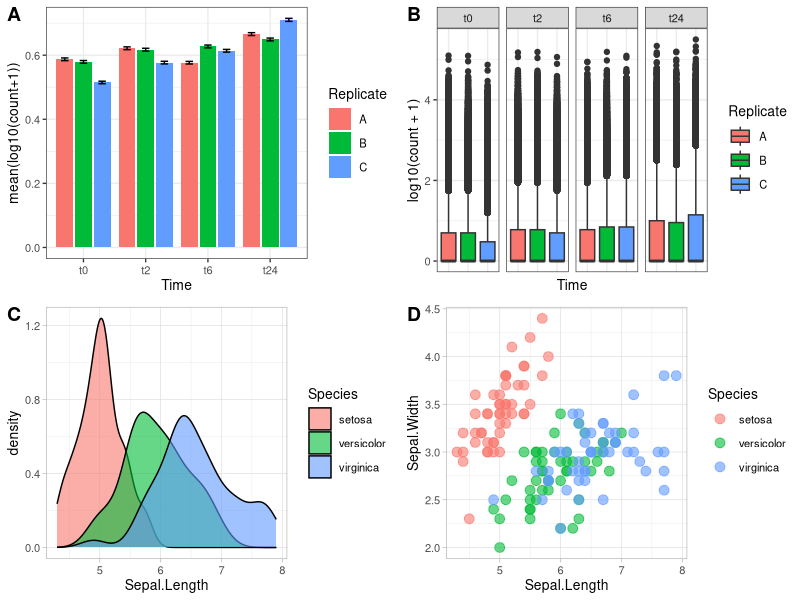
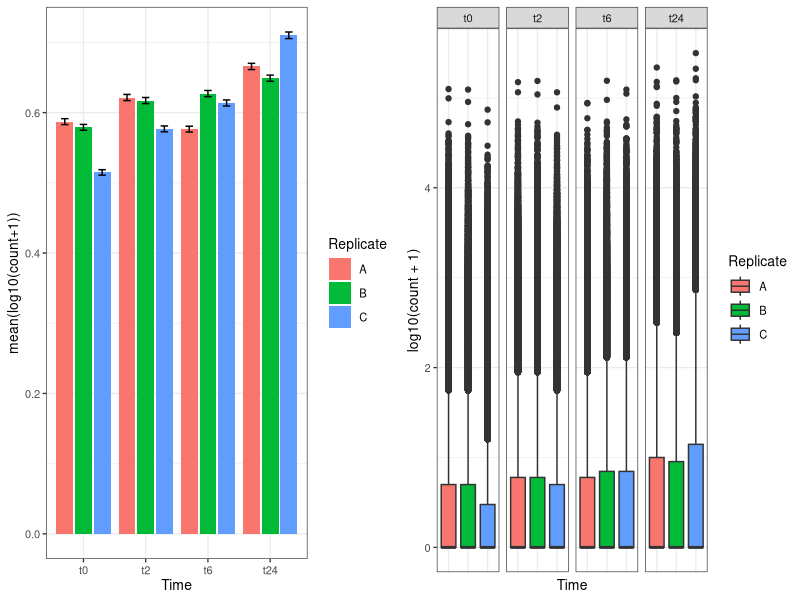
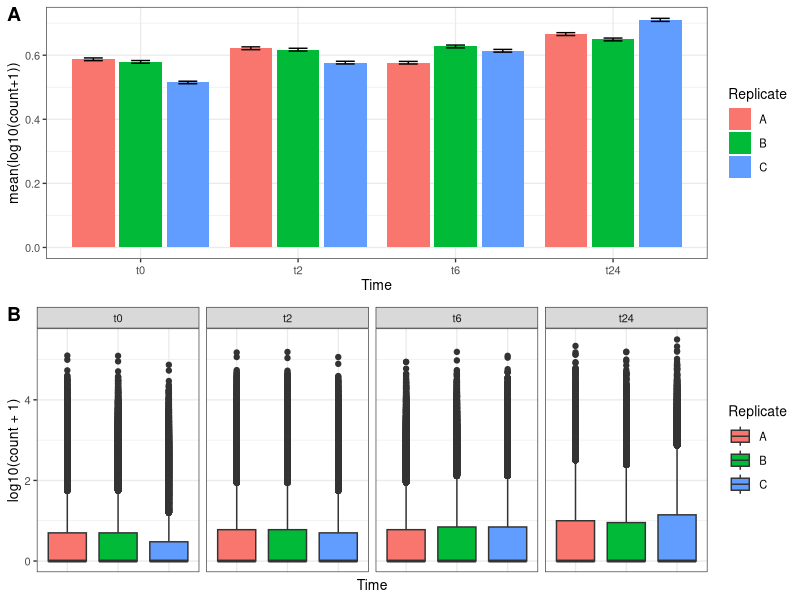
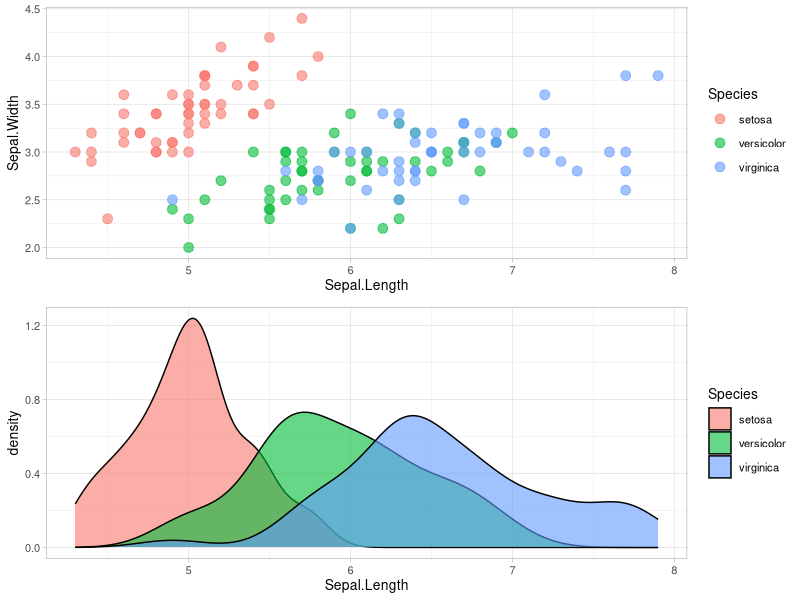
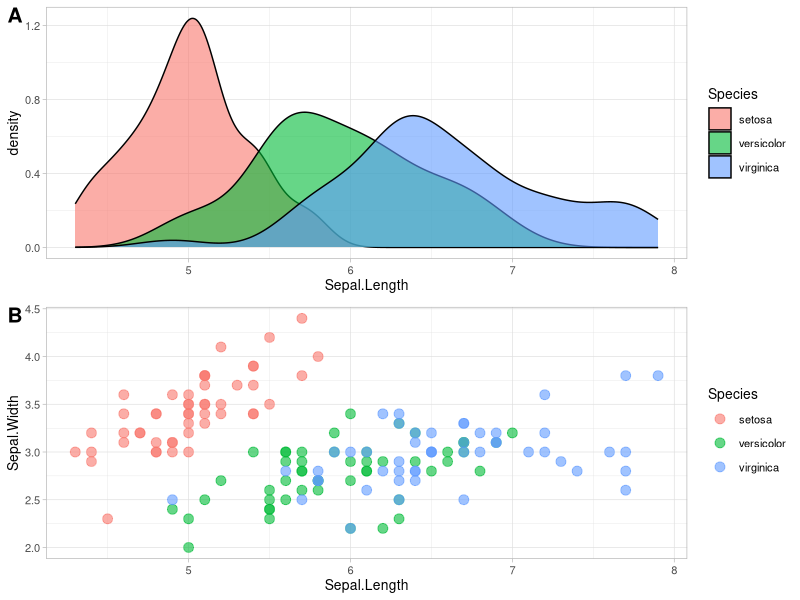
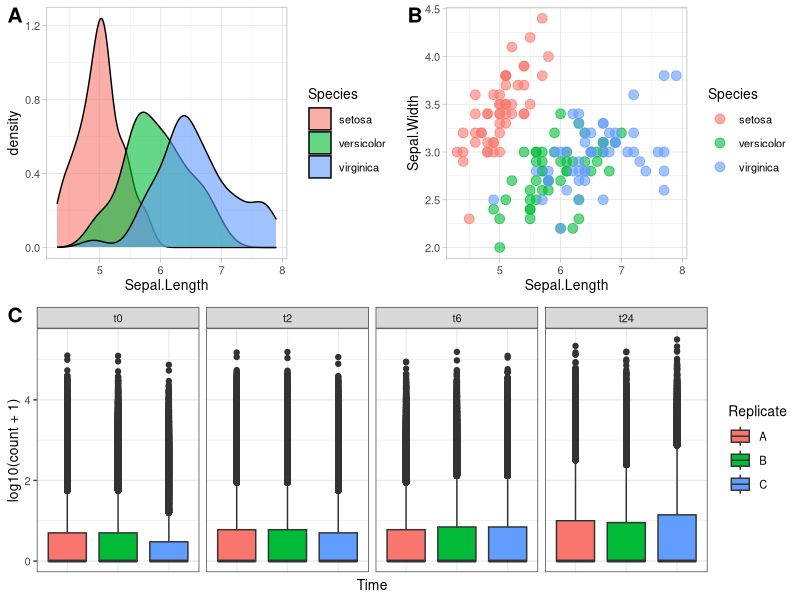
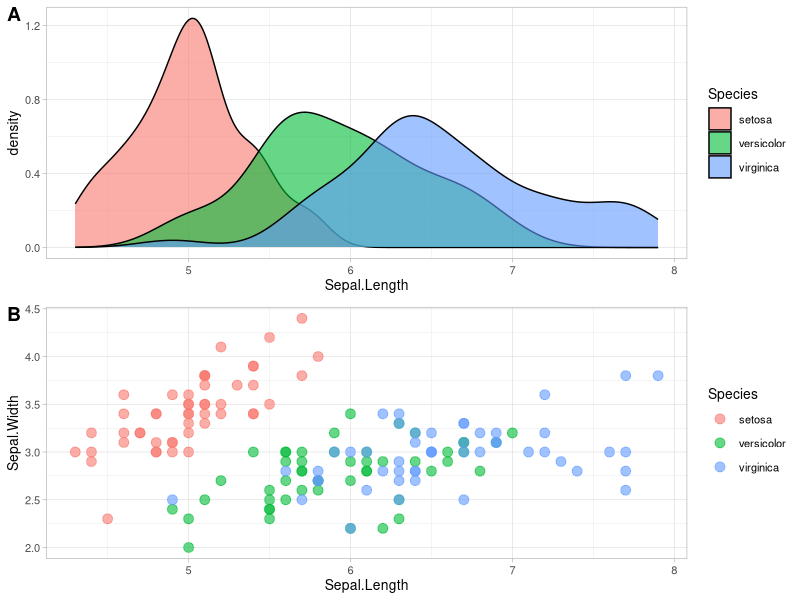
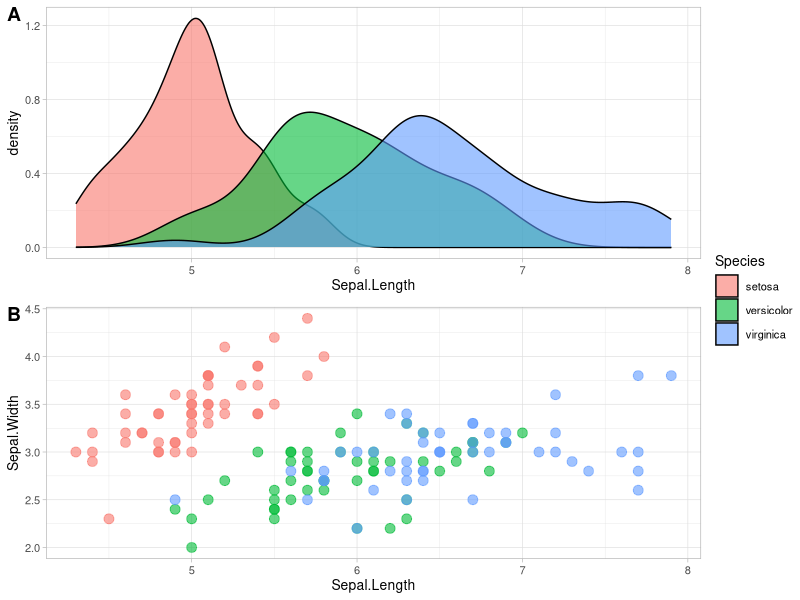

Generate these figures, in order, with R:
## ---- chunk 1
hooks = knitr::knit_hooks$get()
hook_foldable = function(type) {
  force(type)
  function(x, options) {
    res = hooks[[type]](x, options)
    
    if (isFALSE(options[[paste0("fold.", type)]])) return(res)
    
    paste0(
      "<details><summary>", type, "</summary>\n\n",
      res,
      "\n\n</details>"
    )
  }
}
knitr::knit_hooks$set(
  output = hook_foldable("output"),
  plot = hook_foldable("plot")
)
## ---- chunk 2

## ---- chunk 3
library(dplyr)
library(ggplot2)
library(reshape2)
data("iris")
gc <- read.table("data/counts_raw.txt", header = T, row.names = 1, sep = "\t")
md <- read.table("data/metadata_raw.csv", header = T, sep = ";")
rownames(md) <- md$Sample_ID

library(tidyverse)
gc_long <- gc %>%
  rownames_to_column(var = "Gene") %>%
  gather(Sample_ID, count, -Gene) %>% 
  full_join(md, by = "Sample_ID") %>% 
  select(Sample_ID, everything()) %>% 
  select(-c(Gene,count), c(Gene,count)) 
gc_long$Sample_Name <- factor(gc_long$Sample_Name, levels = c("t0_A","t0_B","t0_C","t2_A","t2_B","t2_C","t6_A","t6_B","t6_C","t24_A","t24_B","t24_C"))
gc_long$Time <- factor(gc_long$Time, levels = c("t0","t2","t6","t24"))
gc_long$Replicate <- factor(gc_long$Replicate, levels = c("A","B","C"))

se <- function(x) sqrt(var(x)/length(x))

p1 <- gc_long %>% 
  group_by(Time, Replicate) %>% 
  summarise(mean=mean(log10(count +1)),se=se(log10(count +1))) %>%
  ggplot(aes(x= Time, y= mean, fill = Replicate)) + 
  geom_col(position = position_dodge2()) +
  geom_errorbar(aes(ymin=mean-se, ymax=mean+se), position = position_dodge2(.9, padding = .6)) +
  ylab("mean(log10(count+1))") +
  theme(axis.ticks = element_blank()) +
  theme_bw(base_size = 10)

p2 <- ggplot(data = gc_long) +
  geom_boxplot(mapping = aes(x = Sample_Name, y = log10(count + 1), fill = Replicate)) +
  facet_grid(~Time , scales = "free", space = "free") +
  xlab("Time") +
  theme_bw(base_size = 10) +
  theme(axis.ticks.x = element_blank(), axis.text.x = element_blank())

p3 <- ggplot(data=iris,mapping=aes(x=Sepal.Length))+
  geom_density(aes(fill = Species), alpha = 0.6) +
  theme_light(base_size = 10)

p4 <- ggplot(data=iris,mapping=aes(x=Sepal.Length, y = Sepal.Width, color = Species)) +
  geom_point(size = 3, alpha = 0.6) +
  theme_light(base_size = 10)

library(cowplot)
plot_grid(p1, p2, p3, p4, nrow = 2, labels = c("A", "B", "C", "D"))
## ---- chunk 4
library(cowplot)
plot_grid(p1, p2)
## ---- chunk 5
plot_grid(p1, p2, nrow = 2, labels = c("A", "B"))
## ---- chunk 6
ggdraw() +
  draw_plot(p3, x = 0, y = 0, width = 1, height = .5) +
  draw_plot(p4, x = 0, y = .5, width = 1, height = .5) 
## ---- chunk 7
ggdraw() +
  draw_plot(p3, x = 0, y = 0.5, width = 1, height = .5) +
  draw_plot(p4, x = 0, y = 0, width = 1, height = .5) +
  draw_plot_label(label = c("A", "B"), size = 15, x = c(0,0), y = c(1, 0.5))
## ---- chunk 8
ggdraw() +
  draw_plot(p3, x = 0, y = 0.5, width = 0.5, height = 0.5) +
  draw_plot(p4, x = 0.5, y = 0.5, width = 0.5, height = 0.5) +
  draw_plot(p2, x = 0, y = 0, width = 1, height = 0.5) +
  draw_plot_label(label = c("A", "B", "C"), size = 15, x = c(0,0.5,0), y = c(1, 1,0.5))
## ---- chunk 9
library(ggpubr)
ggarrange(p3, p4, labels = c("A", "B"), nrow = 2)
## ---- chunk 10
ggarrange(p3, p4, labels = c("A", "B"), nrow = 2, common.legend = TRUE, legend = "right")
## ---- chunk 11
gc_table <- gc_long %>% 
  group_by(Time) %>% 
  summarise(mean=mean(log10(count +1)),se=se(log10(count +1)))

tab1 <- ggtexttable(gc_table, rows = NULL, 
                        theme = ttheme("mOrange"))
gc_text <- paste("In the experiment, RNA was extracted at four time points:", 
                 "before the gefinitib treatment (t=0), and two, six and twenty-four hours",
                 "after treatment (t=2, t=6, t=24, respectively).", sep = " ")

tex1 <- ggparagraph(text = gc_text, face = "italic", size = 11, color = "black")

## ---- chunk 12
ggarrange(ggarrange(p1, p2, nrow = 2, labels = c("A", "B"), common.legend = TRUE, legend = "top"),
          ggarrange(tab1, tex1, nrow = 2),
          ncol = 2,
          widths = c(2, 1))
## ---- chunk 13
p4 <- ggplot(data=iris,mapping=aes(x=Sepal.Length, y = Sepal.Width, color = Species)) +
  geom_point(size = 3, alpha = 0.6) +
  theme_classic(base_size = 12) +
  border() 

d1 <- ggplot(data=iris,mapping=aes(Sepal.Length, fill = Species)) +
  geom_density(alpha = 0.6) +
  theme_classic() +
  clean_theme() +
  theme(legend.position = "none")

d2 <- ggplot(data=iris,mapping=aes(Sepal.Width, fill = Species)) +
  geom_density(alpha = 0.6) +
  theme_classic() +
  clean_theme() +
  theme(legend.position = "none") +
  rotate()

ggarrange(d1, NULL, p4, d2, 
          ncol = 2, nrow = 2,  align = "hv", 
          widths = c(3, 1), heights = c(1, 3),
          common.legend = TRUE)
## ---- chunk 14
sessionInfo()
